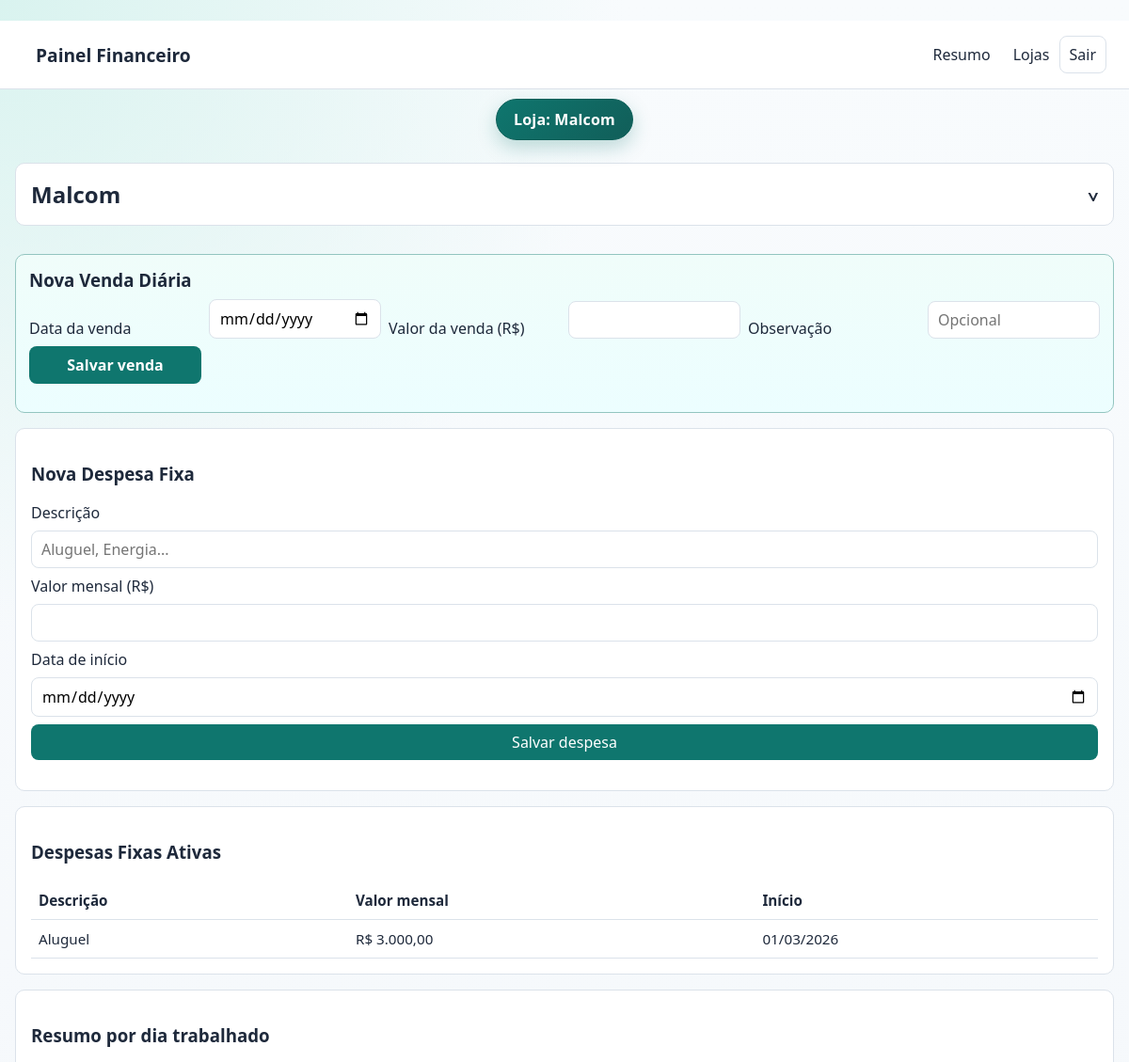
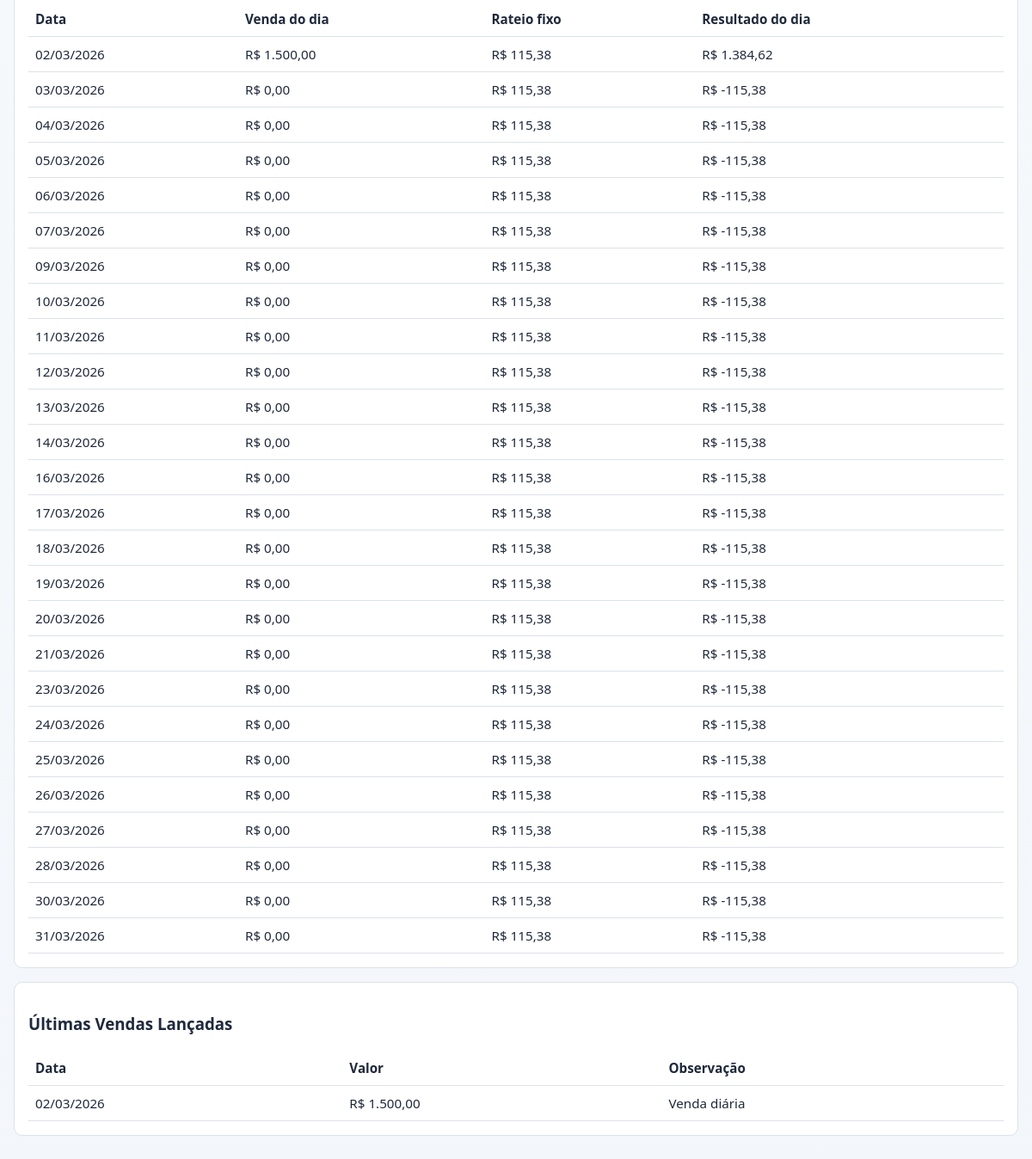
The app's page /stores/2 (signed in) with its own data (2 pictures, top to bottom).
### app.py (models this page shows)
class Store(db.Model):
    id = db.Column(db.Integer, primary_key=True)
    name = db.Column(db.String(120), nullable=False, unique=True)
    created_at = db.Column(db.Date, nullable=False, default=date.today)
    fixed_expenses = db.relationship(
        "FixedExpense", backref="store", lazy=True, cascade="all, delete-orphan"
    )
    sales = db.relationship(
        "DailySale", backref="store", lazy=True, cascade="all, delete-orphan"
    )

class FixedExpense(db.Model):
    id = db.Column(db.Integer, primary_key=True)
    store_id = db.Column(db.Integer, db.ForeignKey("store.id"), nullable=False)
    description = db.Column(db.String(120), nullable=False)
    monthly_amount = db.Column(db.Numeric(12, 2), nullable=False)
    start_date = db.Column(db.Date, nullable=False, default=date.today)
    active = db.Column(db.Boolean, nullable=False, default=True)

class DailySale(db.Model):
    id = db.Column(db.Integer, primary_key=True)
    store_id = db.Column(db.Integer, db.ForeignKey("store.id"), nullable=False)
    sale_date = db.Column(db.Date, nullable=False, index=True)
    amount = db.Column(db.Numeric(12, 2), nullable=False)
    notes = db.Column(db.String(200), nullable=True)

### app.py (the view, shortened to what this page needs)
@app.route("/stores/<int:store_id>", methods=["GET", "POST"])
def store_detail(store_id: int):
    store = Store.query.get_or_404(store_id)
    selected_month = request.args.get("month")
    year, month = parse_year_month(selected_month)
    month_token = f"{year:04d}-{month:02d}"
    data = month_store_metrics(store, year, month)
    recent_sales = (
        DailySale.query.filter_by(store_id=store.id)
        .order_by(DailySale.sale_date.desc(), DailySale.id.desc())
        .limit(20)
        .all()
    )
    return render_template(
        "store_detail.html",
        store=store,
        data=data,
        month_token=month_token,
        recent_sales=recent_sales,
        header_title=f"Loja: {store.name}",
    )

### app.py (called while the page is built)
def parse_year_month(value: str | None) -> tuple[int, int]:
    if not value:
        today = date.today()
        return today.year, today.month
    year, month = value.split("-")
    return int(year), int(month)

def month_days(year: int, month: int) -> list[date]:
    total_days = monthrange(year, month)[1]
    return [date(year, month, day) for day in range(1, total_days + 1)]

def workdays_monday_to_saturday(year: int, month: int) -> list[date]:
    return [d for d in month_days(year, month) if d.weekday() <= 5]

def money(value: Decimal | float | int) -> str:
    v = Decimal(value).quantize(Decimal("0.01"))
    return f"R$ {v:,.2f}".replace(",", "X").replace(".", ",").replace("X", ".")

def is_authenticated() -> bool:
    return session.get("is_authenticated", False) is True

@app.context_processor
def inject_helpers():
    return {"money": money, "is_authenticated": is_authenticated()}

@app.before_request
def require_login():
    allowed_endpoints = {"login", "static"}
    if request.endpoint in allowed_endpoints:
        return None
    if not is_authenticated():
        return redirect(url_for("login"))
    return None

@app.after_request
def disable_cache_in_debug(response):
    if app.debug:
        response.headers["Cache-Control"] = "no-cache, no-store, must-revalidate"
        response.headers["Pragma"] = "no-cache"
        response.headers["Expires"] = "0"
    return response

### templates/store_detail.html (shortened to what this page needs)
﻿{% extends "base.html" %}
{% block content %}
  <section class="card">
    <button
      type="button"
      id="month-data-toggle"
      class="store-title-row"
      aria-controls="month-data-panel"
      aria-expanded="false"
      title="Mostrar/ocultar dados do mês"
    >
      <h2>{{ store.name }}</h2>
      <span class="arrow">^</span>
    </button>
  </section>
  <section class="card priority-sale">
    <h3>Nova Venda Diária</h3>
    <form method="post" class="grid-form priority-sale-form">
      <label for="sale_date">Data da venda</label>
      <input id="sale_date" name="sale_date" type="date" required />
      <label for="amount">Valor da venda (R$)</label>
      <input id="amount" name="amount" type="number" step="0.01" min="0" required />
      <label for="notes">Observação</label>
      <input id="notes" name="notes" placeholder="Opcional" />
      <button type="submit">Salvar venda</button>
    </form>
  </section>
  <section class="card">
    <div>
      <h3>Nova Despesa Fixa</h3>
      <form method="post" class="grid-form">
        <label for="description">Descrição</label>
        <input id="description" name="description" required placeholder="Aluguel, Energia..." />
        <label for="monthly_amount">Valor mensal (R$)</label>
        <input id="monthly_amount" name="monthly_amount" type="number" step="0.01" min="0" required />
        <label for="start_date">Data de início</label>
        <input id="start_date" name="start_date" type="date" />
        <button type="submit">Salvar despesa</button>
      </form>
    </div>
  </section>
  <section class="card">
    <h3>Despesas Fixas Ativas</h3>
    {% if data.expenses %}
      <table>
        <thead>
          <tr>
            <th>Descrição</th>
            <th>Valor mensal</th>
            <th>Início</th>
          </tr>
        </thead>
        <tbody>
          {% for expense in data.expenses %}
            <tr>
              <td>{{ expense.description }}</td>
              <td>{{ money(expense.monthly_amount) }}</td>
              <td>{{ expense.start_date.strftime("%d/%m/%Y") }}</td>
            </tr>
          {% endfor %}
        </tbody>
      </table>
    {% else %}
      <p>Nenhuma despesa fixa cadastrada para este mês.</p>
    {% endif %}
  </section>
  <section class="card">
    <h3>Resumo por dia trabalhado</h3>
    {% if data.day_rows %}
      <table>
        <thead>
          <tr>
            <th>Data</th>
            <th>Venda do dia</th>
            <th>Rateio fixo</th>
            <th>Resultado do dia</th>
          </tr>
        </thead>
        <tbody>
          {% for row in data.day_rows %}
            <tr>
              <td>{{ row.date.strftime("%d/%m/%Y") }}</td>
              <td>{{ money(row.sales) }}</td>
              <td>{{ money(row.fixed_allocated) }}</td>
              <td>{{ money(row.result) }}</td>
            </tr>
          {% endfor %}
        </tbody>
      </table>
    {% else %}
      <p>Não há dia para o mês selecionado.</p>
    {% endif %}
  </section>
  <section class="card">
    <h3>Últimas Vendas Lançadas</h3>
    {% if recent_sales %}
      <table>
        <thead>
          <tr>
            <th>Data</th>
            <th>Valor</th>
            <th>Observação</th>
          </tr>
        </thead>
        <tbody>
          {% for sale in recent_sales %}
            <tr>
              <td>{{ sale.sale_date.strftime("%d/%m/%Y") }}</td>
              <td>{{ money(sale.amount) }}</td>
              <td>{{ sale.notes or "-" }}</td>
            </tr>
          {% endfor %}
        </tbody>
      </table>
    {% else %}
      <p>Nenhuma venda cadastrada ainda.</p>
    {% endif %}
  </section>
{% endblock %}

### static/styles.css (style rules this page uses)
:root { --bg: #f6f7fb; --card: #ffffff; --text: #1e293b; --muted: #64748b; --border: #dbe2ea; --primary: #0f766e; }
* { box-sizing: border-box; }
body { margin: 0; font-family: "Segoe UI", sans-serif; background: radial-gradient(circle at top left, #d9f3ef 0, transparent 24%), linear-gradient(180deg, #f8fbfd 0%, #f3f6fa 100%); color: var(--text); }
.card { background: var(--card); border: 1px solid var(--border); border-radius: 10px; padding: 16px; }
.store-title-row { display: flex; align-items: center; justify-content: space-between; gap: 12px; width: 100%; padding: 0; background: transparent; color: inherit; border: 0; border-radius: 0; cursor: pointer; }
.store-title-row h2 { margin: 0; text-align: left; }
.store-title-row .arrow { transition: transform 0.2s ease; font-size: 20px; font-weight: 600; line-height: 1; transform: rotate(180deg); }
.priority-sale { margin-top: 14px; padding: 14px; border: 1px solid #93c5c0; border-radius: 10px; background: linear-gradient(180deg, #f0fdfa 0%, #ecfeff 100%); }
.priority-sale h3 { margin: 0 0 8px; }
.priority-sale-form { grid-template-columns: repeat(auto-fit, minmax(180px, 1fr)); align-items: end; }
.priority-sale-form button { min-height: 40px; font-weight: 700; }
.inline-form, .grid-form { display: grid; gap: 8px; margin-top: 8px; }
input, button { padding: 8px 10px; border-radius: 8px; border: 1px solid var(--border); font: inherit; }
button { background: var(--primary); color: #fff; border: none; cursor: pointer; }
table { width: 100%; border-collapse: collapse; font-size: 0.95rem; }
th, td { padding: 10px 8px; border-bottom: 1px solid var(--border); text-align: left; }

### records on screen
Store: name "Malcom"
FixedExpense: description "Aluguel", monthly_amount "R$ 3.000,00", start_date "01/03/2026"
DailySale: sale_date "02/03/2026", amount "R$ 1.500,00", notes "Venda diária"

### other values on screen
{{ header_title }} "Loja: Malcom"
{{ row.date.strftime("%d/%m/%Y") }} "02/03/2026" "03/03/2026" "04/03/2026" "05/03/2026" "06/03/2026" "07/03/2026" "09/03/2026" "10/03/2026" "11/03/2026" "12/03/2026" "13/03/2026" "14/03/2026" "16/03/2026" "17/03/2026" "18/03/2026" "19/03/2026" "20/03/2026" "21/03/2026" "23/03/2026" "24/03/2026" "25/03/2026" "26/03/2026" "27/03/2026" "28/03/2026" "30/03/2026" "31/03/2026"
{{ money(row.sales) }} "R$ 1.500,00" "R$ 0,00" "R$ 0,00" "R$ 0,00" "R$ 0,00" "R$ 0,00" "R$ 0,00" "R$ 0,00" "R$ 0,00" "R$ 0,00" "R$ 0,00" "R$ 0,00" "R$ 0,00" "R$ 0,00" "R$ 0,00" "R$ 0,00" "R$ 0,00" "R$ 0,00" "R$ 0,00" "R$ 0,00" "R$ 0,00" "R$ 0,00" "R$ 0,00" "R$ 0,00" "R$ 0,00" "R$ 0,00"
{{ money(row.fixed_allocated) }} "R$ 115,38" "R$ 115,38" "R$ 115,38" "R$ 115,38" "R$ 115,38" "R$ 115,38" "R$ 115,38" "R$ 115,38" "R$ 115,38" "R$ 115,38" "R$ 115,38" "R$ 115,38" "R$ 115,38" "R$ 115,38" "R$ 115,38" "R$ 115,38" "R$ 115,38" "R$ 115,38" "R$ 115,38" "R$ 115,38" "R$ 115,38" "R$ 115,38" "R$ 115,38" "R$ 115,38" "R$ 115,38" "R$ 115,38"
{{ money(row.result) }} "R$ 1.384,62" "R$ -115,38" "R$ -115,38" "R$ -115,38" "R$ -115,38" "R$ -115,38" "R$ -115,38" "R$ -115,38" "R$ -115,38" "R$ -115,38" "R$ -115,38" "R$ -115,38" "R$ -115,38" "R$ -115,38" "R$ -115,38" "R$ -115,38" "R$ -115,38" "R$ -115,38" "R$ -115,38" "R$ -115,38" "R$ -115,38" "R$ -115,38" "R$ -115,38" "R$ -115,38" "R$ -115,38" "R$ -115,38"
